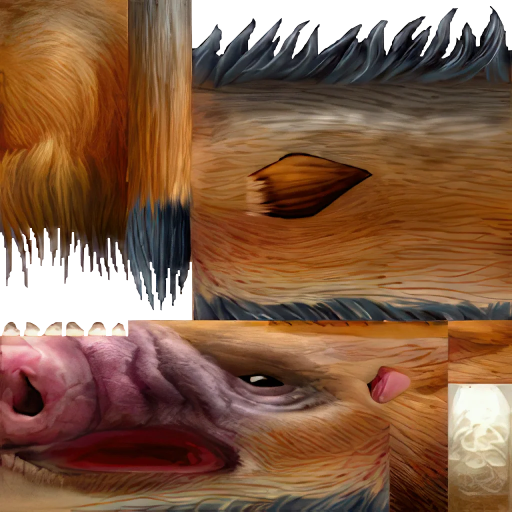
#> input picture viewer/models/tex_123093.webp, 1024 x 1024 px (shown at 1/2 size); its folder holds only this picture in this run
$ python gen_normals.py ../viewer/models/tex_123093.webp
#> lines starting #> are read from the running program, lines starting #| are printed output that depends on the picture; after the words box and inside, x2 and y2 are one past the last pixel; in counts of white or black regions, pixels touching at a corner belong together
### pipeline/core.py
"""Game-agnostic texture upscaling via fal.ai Nano Banana Pro.

Public API:
    upscale_texture()  -- upscale a single texture file
    upscale_textures() -- batch-upscale a directory of textures
"""

import os
from concurrent.futures import ThreadPoolExecutor, as_completed
from io import BytesIO
from math import gcd
from pathlib import Path

import fal_client
import numpy as np
import requests
from dotenv import load_dotenv
from PIL import Image, ImageFilter

load_dotenv()

_fal_key = os.getenv("FAL_KEY") or os.getenv("FAL_API_KEY")
if _fal_key:
    os.environ["FAL_KEY"] = _fal_key

_NANO_PRO = "fal-ai/nano-banana-2/edit"
_IMG_EXTS = {".png", ".jpg", ".jpeg", ".bmp", ".tga", ".webp"}

_ASPECT_MAP = {
    (1, 1): "1:1", (4, 3): "4:3", (3, 4): "3:4",
    (16, 9): "16:9", (9, 16): "9:16", (3, 2): "3:2", (2, 3): "2:3",
    (5, 4): "5:4", (4, 5): "4:5", (21, 9): "21:9",
    (1, 2): "9:16", (2, 1): "16:9",
    (1, 4): "9:16", (4, 1): "16:9",
}


# [63 lines left out: functions _guess_aspect, _tile_2x2, _make_seamless, _smooth_patches, _nano_pro_edit, not called in this run]


def _gen_normal_map(img_path, strength=2.5):
#> called with strength = 2.5
    img = Image.open(img_path).convert("L")
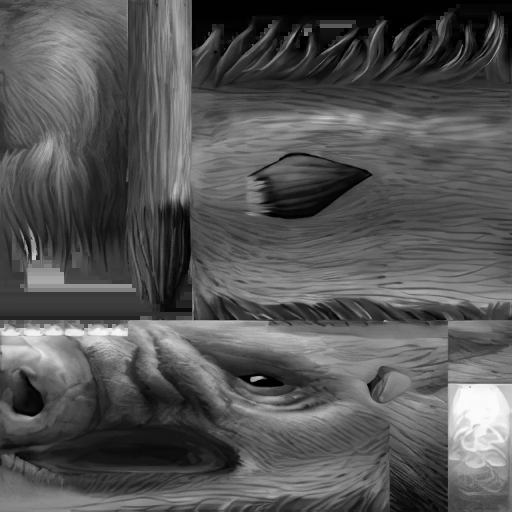
#> img: PIL image 1024x1024 L (shown at 1/2 size); min 0, max 253, mean 84.8
    h = np.array(img, dtype=np.float32) / 255.0
    dx = np.zeros_like(h)
    dy = np.zeros_like(h)
    dx[:, 1:-1] = (h[:, 2:] - h[:, :-2]) * strength
    dy[1:-1, :] = (h[2:, :] - h[:-2, :]) * strength
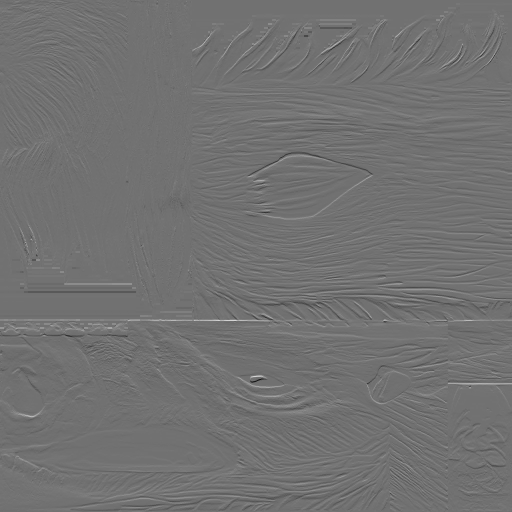
#> dy: shape (1024, 1024) float32 (shown at 1/2 size); min -1.61, max 1.99, mean 0.000631; drawn with min black and max white
    dx[:, 0] = (h[:, 1] - h[:, 0]) * strength
#> dx: shape (1024, 1024) float32; min -1.55, max 1.48, mean 0.000306
    dx[:, -1] = (h[:, -1] - h[:, -2]) * strength
#> dx: shape (1024, 1024) float32; min -1.55, max 1.48, mean 0.000293
    dy[0, :] = (h[1, :] - h[0, :]) * strength
#> dy: shape (1024, 1024) float32; 0.03% of pixels changed, all inside (x1, y1, x2, y2) = (11, 0, 382, 1)
    dy[-1, :] = (h[-1, :] - h[-2, :]) * strength
#> dy: shape (1024, 1024) float32; min -1.61, max 1.99, mean 0.000642
    nz = np.ones_like(h)
    ln = np.sqrt(dx * dx + dy * dy + nz * nz)
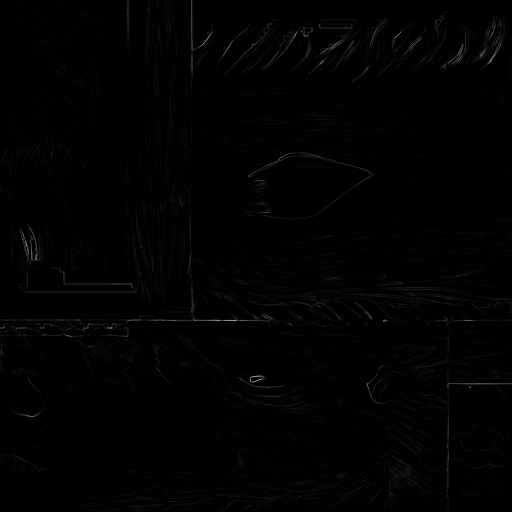
#> ln: shape (1024, 1024) float32 (shown at 1/2 size); min 1, max 2.23, mean 1.01; drawn with min black and max white
    r = ((-dx / ln * 0.5 + 0.5) * 255).clip(0, 255).astype(np.uint8)
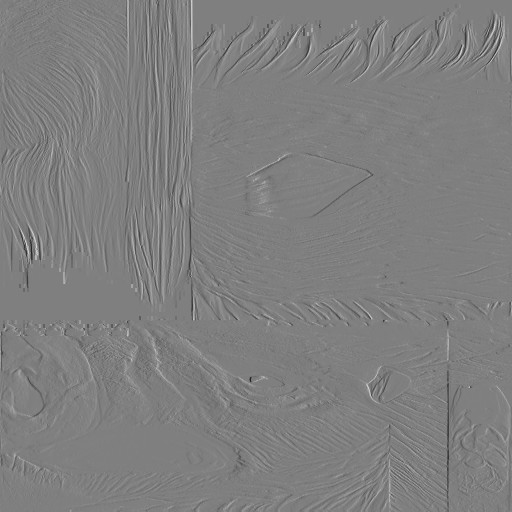
#> r: shape (1024, 1024) (shown at 1/2 size); min 22, max 233, mean 127
    g = ((-dy / ln * 0.5 + 0.5) * 255).clip(0, 255).astype(np.uint8)
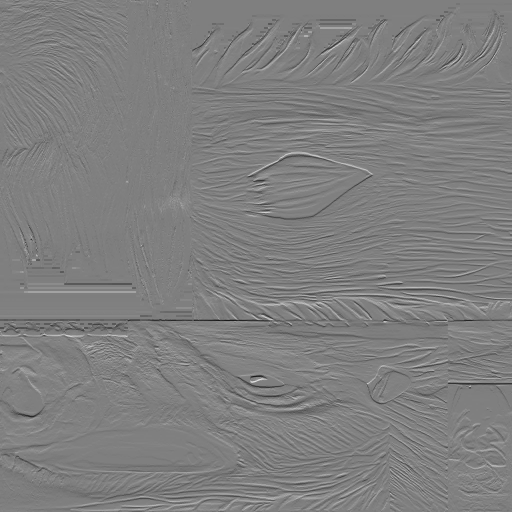
#> g: shape (1024, 1024) (shown at 1/2 size); min 13, max 232, mean 127
    b = ((nz / ln * 0.5 + 0.5) * 255).clip(0, 255).astype(np.uint8)
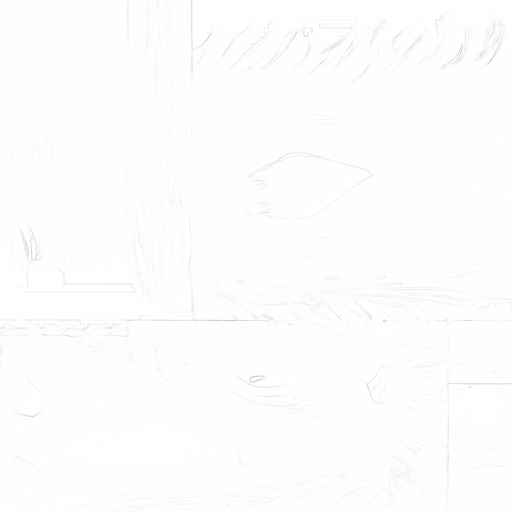
#> b: shape (1024, 1024) (shown at 1/2 size); min 184, max 255, mean 253.2
    return Image.fromarray(np.stack([r, g, b], axis=-1))
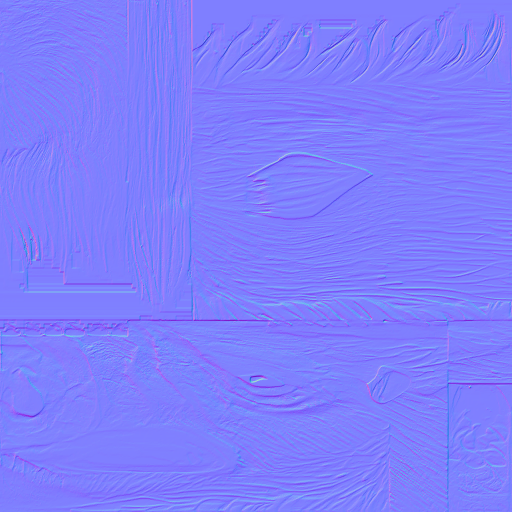
#> returned value: PIL image 1024x1024 RGB (shown at 1/2 size); mean R, G, B 127, 127, 253.2


# [114 lines left out: functions _gen_heightmap, upscale_texture, upscale_textures, not called in this run]

### pipeline/gen_normals.py
"""Generate normal maps and heightmaps from diffuse textures.

Uses Sobel-based gradient extraction via pipeline.core internals.
No external AI service needed -- runs locally with numpy/Pillow.

Supports arbitrary input/output dirs; WoW Elwynn paths are defaults.
"""

import argparse
from pathlib import Path

from pipeline.core import _gen_normal_map, _gen_heightmap, _IMG_EXTS

ROOT = Path(__file__).resolve().parent.parent
TEX_ORIG = ROOT / "viewer" / "textures" / "original"
TEX_UP = ROOT / "viewer" / "textures" / "upscaled"
NORMALS_DIR = ROOT / "viewer" / "textures" / "normals"
HEIGHTS_DIR = ROOT / "viewer" / "textures" / "heights"

WOW_TEX_NAMES = [
    "elwynngrassbase",
    "elwynndirtbase2",
    "elwynnrockbasetest2",
    "elwynncobblestonebase",
]


def main():
    parser = argparse.ArgumentParser(description="Generate normal maps & heightmaps")
    parser.add_argument("input", nargs="?", help="Input file or directory (default: WoW originals)")
    parser.add_argument("-o", "--output", help="Output directory for normal maps")
    parser.add_argument("--strength", type=float, default=2.5)
    parser.add_argument("--blur", type=float, default=1.0, help="Heightmap blur radius")
    parser.add_argument("--upscaled", action="store_true", help="Use WoW upscaled textures as source")
    parser.add_argument("--heights", action="store_true", help="Also generate heightmaps")
    parser.add_argument("--heights-dir", help="Output directory for heightmaps (default: next to normals)")
    args = parser.parse_args()

    if args.input:
        src = Path(args.input)
        if src.is_file():
            files = [src]
        else:
            files = sorted(
                f for f in src.iterdir()
                if f.is_file() and f.suffix.lower() in _IMG_EXTS
            )
    else:
        src_dir = TEX_UP if args.upscaled else TEX_ORIG
        files = [src_dir / f"{n}.webp" for n in WOW_TEX_NAMES]

    normals_dir = Path(args.output) if args.output else NORMALS_DIR
    heights_dir = Path(args.heights_dir) if args.heights_dir else HEIGHTS_DIR
    normals_dir.mkdir(parents=True, exist_ok=True)
    if args.heights:
        heights_dir.mkdir(parents=True, exist_ok=True)

    for src_file in files:
        if not src_file.exists():
            print(f"  SKIP: {src_file} not found")
            continue

        out_n = normals_dir / f"{src_file.stem}_n{src_file.suffix}"
        nmap = _gen_normal_map(src_file, strength=args.strength)
        nmap.save(out_n)
        print(f"  normal: {out_n.name} ({nmap.size[0]}x{nmap.size[1]})")
#|   normal: tex_123093_n.webp (1024x1024)

        if args.heights:
            out_h = heights_dir / f"{src_file.stem}_h{src_file.suffix}"
            hmap = _gen_heightmap(src_file, blur_radius=args.blur)
            hmap.save(out_h)
            print(f"  height: {out_h.name} ({hmap.size[0]}x{hmap.size[1]})")

    print("\nDone.")


if __name__ == "__main__":
    main()

$ run again, on viewer/models/creative_test/tex_131942_original.webp
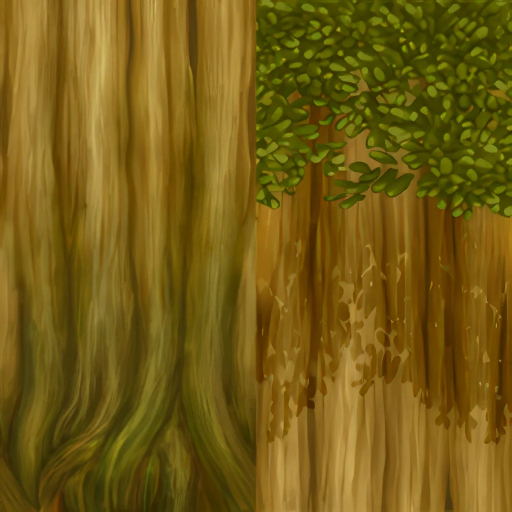
#> input picture viewer/models/creative_test/tex_131942_original.webp, 1024 x 1024 px (shown at 1/2 size)
#> in _gen_normal_map, `g = ((-dy / ln * 0.5 + 0.5) * 255).clip(0, 255).astype(np.uint8)`:
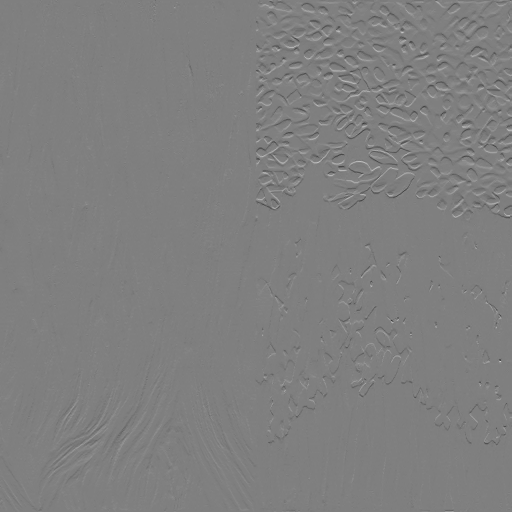
#> g: shape (1024, 1024) (shown at 1/2 size); min 50, max 218, mean 127
#> in _gen_normal_map, `return Image.fromarray(np.stack([r, g, b], axis=-1))`:
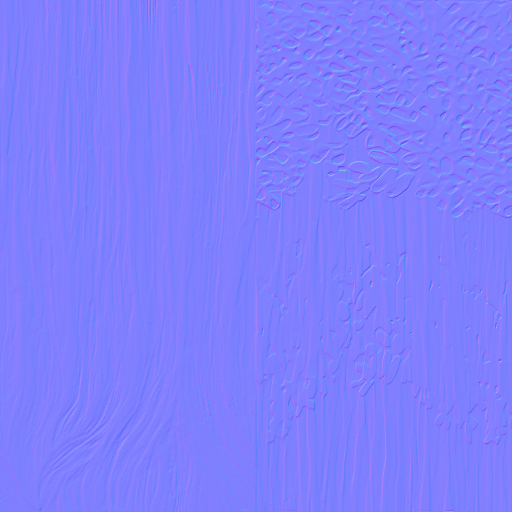
#> returned value: PIL image 1024x1024 RGB (shown at 1/2 size); mean R, G, B 127, 127, 253.8
#|   normal: tex_131942_original_n.webp (1024x1024)
